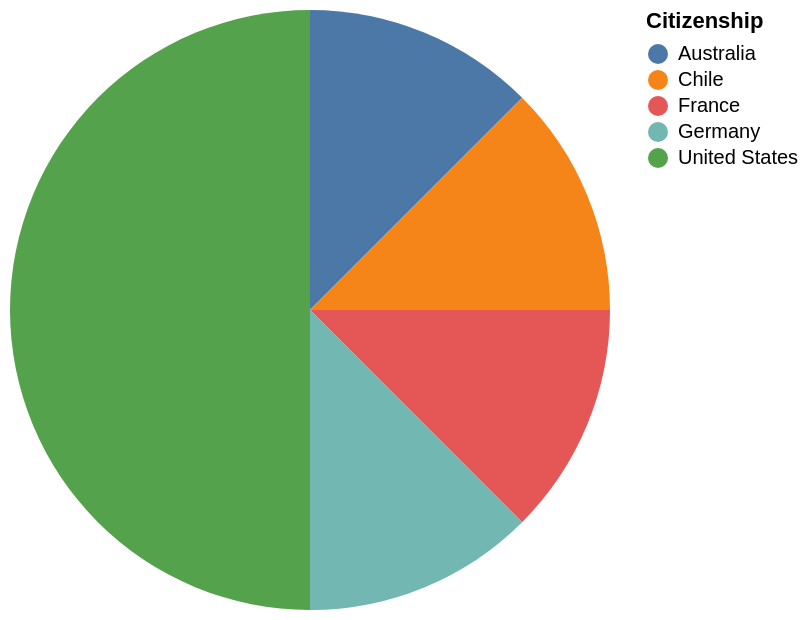

The Vega-Lite source for this figure:
### Vega-Lite specification from a JSON file in a GitHub repository (floating-point values rounded to 4 significant figures)
{"data": {"values": [{"x_data": "Australia", "y_data": 1}, {"x_data": "Chile", "y_data": 1}, {"x_data": "France", "y_data": 1}, {"x_data": "Germany", "y_data": 1}, {"x_data": "United States", "y_data": 4}]}, "mark": "arc", "encoding": {"theta": {"field": "y_data", "type": "quantitative", "title": "COUNT(*)"}, "color": {"field": "x_data", "type": "nominal", "title": "Citizenship"}}}
